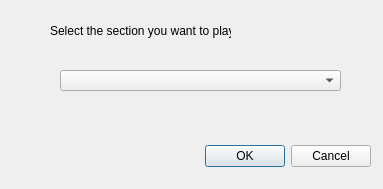
<?xml version="1.0" encoding="UTF-8"?>
<ui version="4.0">
 <class>SelectSectionDialog</class>
 <widget class="QDialog" name="SelectSectionDialog">
  <property name="geometry">
   <rect>
    <x>0</x>
    <y>0</y>
    <width>383</width>
    <height>189</height>
   </rect>
  </property>
  <property name="windowTitle">
   <string>Dialog</string>
  </property>
  <widget class="QDialogButtonBox" name="buttonBox">
   <property name="geometry">
    <rect>
     <x>30</x>
     <y>140</y>
     <width>341</width>
     <height>32</height>
    </rect>
   </property>
   <property name="orientation">
    <enum>Qt::Horizontal</enum>
   </property>
   <property name="standardButtons">
    <set>QDialogButtonBox::Cancel|QDialogButtonBox::Ok</set>
   </property>
  </widget>
  <widget class="QLabel" name="label">
   <property name="geometry">
    <rect>
     <x>50</x>
     <y>20</y>
     <width>181</width>
     <height>21</height>
    </rect>
   </property>
   <property name="text">
    <string>Select the section you want to play:</string>
   </property>
  </widget>
  <widget class="QComboBox" name="comboBox">
   <property name="geometry">
    <rect>
     <x>60</x>
     <y>70</y>
     <width>281</width>
     <height>21</height>
    </rect>
   </property>
  </widget>
 </widget>
 <resources/>
 <connections>
  <connection>
   <sender>buttonBox</sender>
   <signal>accepted()</signal>
   <receiver>SelectSectionDialog</receiver>
   <slot>accept()</slot>
   <hints>
    <hint type="sourcelabel">
     <x>248</x>
     <y>254</y>
    </hint>
    <hint type="destinationlabel">
     <x>157</x>
     <y>274</y>
    </hint>
   </hints>
  </connection>
  <connection>
   <sender>buttonBox</sender>
   <signal>rejected()</signal>
   <receiver>SelectSectionDialog</receiver>
   <slot>reject()</slot>
   <hints>
    <hint type="sourcelabel">
     <x>316</x>
     <y>260</y>
    </hint>
    <hint type="destinationlabel">
     <x>286</x>
     <y>274</y>
    </hint>
   </hints>
  </connection>
 </connections>
</ui>
